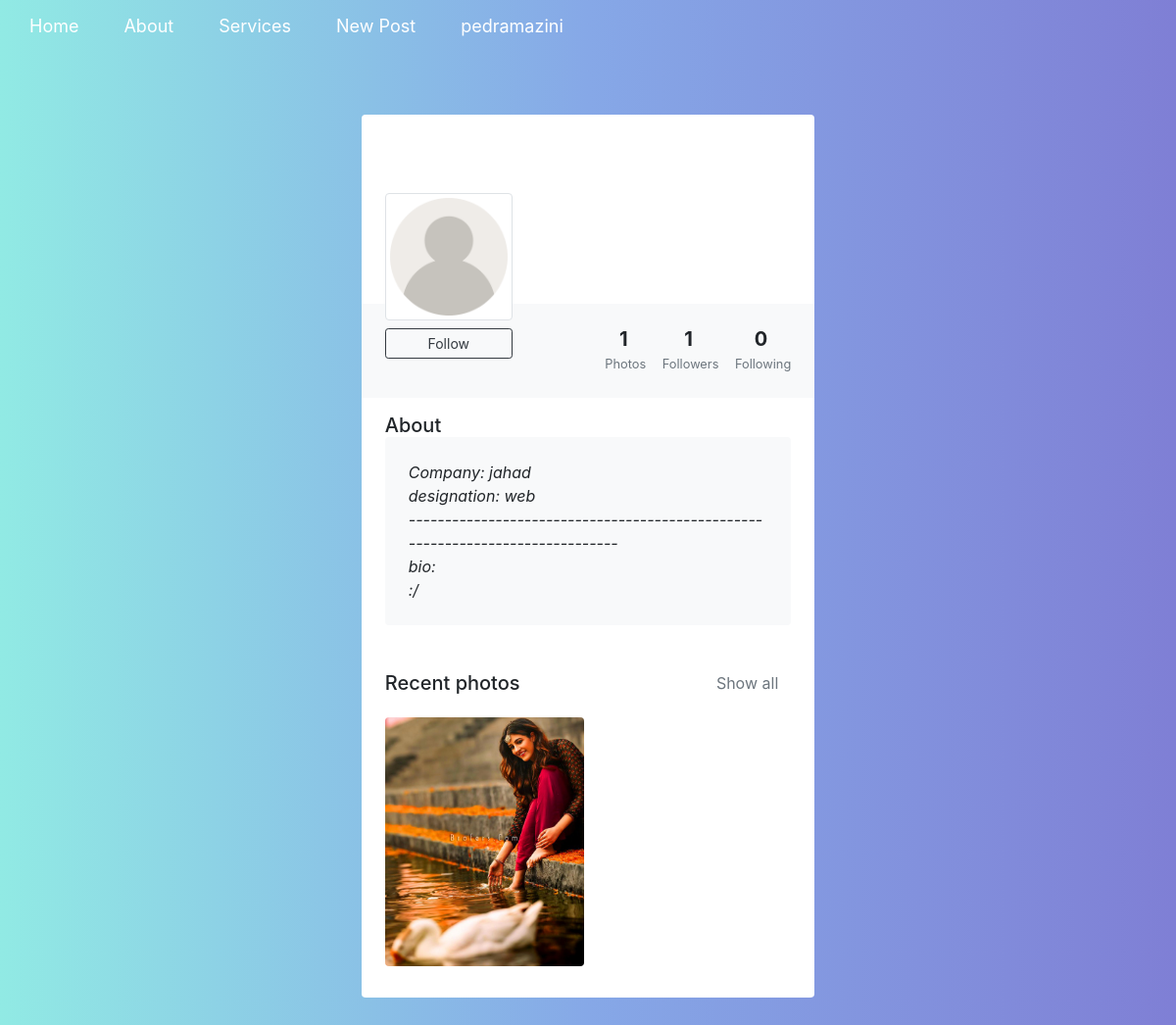
The app's page /profile/PedramGamer (signed in) with its own data.
### accounts/models.py (models this page shows, shortened)
class User_profile(models.Model):
    user = models.OneToOneField(User, on_delete=models.CASCADE)
    user_img = models.ImageField(upload_to='profile_img', blank=True, null=True, default="profile_img/user_default2.png")
    user_phone_num = models.IntegerField(blank=True, null=True)
    user_company = models.CharField(max_length=100, default="", blank=True, null=True)
    user_designation = models.CharField(max_length=100, default="", blank=True, null=True)
    user_location = models.CharField(max_length=100, default="", blank=True, null=True)
    bio = models.CharField(max_length=100, default="", blank=True, null=True)
    born = models.DateField(blank=True, null=True)
    following = models.ManyToManyField("self", blank=True, related_name="followers", symmetrical=False)

### post/models.py (models this page shows, shortened)
class Post(models.Model):
    post_img = models.ImageField(upload_to='post_img', default='post_img/post_default.png')
    tags =  models.TextField(blank=True, null=True)
    title = models.CharField(max_length=255, default='')
    body = models.TextField()
    user = models.ForeignKey(User, on_delete=models.CASCADE)
    date = models.DateTimeField(auto_now_add=True)
    like = models.ManyToManyField(User, blank=True, related_name="likes", symmetrical=False)

### accounts/views.py (the view)
# urls.py: path('profile/<str:username>', views.profile_detail, name='profile_detail'),
def profile_detail(request, username):
    user = get_object_or_404(User_profile, user__username = username)
    post = User.objects.get(username = username).post_set.filter().order_by('-id')[:4][::-1]
    return render(request, 'accounts/profile_far_view.html', {'profile' : user , 'post' : post})

### accounts/templates/accounts/profile_far_view.html (shortened to what this page needs)
{% extends 'base.html' %}
{% load static %}
{% block style %}
{% static 'Profile\css\profile_far_viee.css' %}
{% endblock style %}
{% block head %}
<link href="https://maxcdn.bootstrapcdn.com/bootstrap/4.0.0/css/bootstrap.min.css" rel="stylesheet">
{% endblock head %}
{% block body %}
<body classname="snippet-body">
    <div class="row py-5 px-4">
        <div class="col-md-5 mx-auto">
            <div class="bg-white shadow rounded overflow-hidden">
                <div class="px-4 pt-0 pb-4 cover">
                    <div class="media align-items-end profile-head">
                        <div class="profile mr-3"><img src="{{ profile.user.user_profile.user_img.url }}" alt="..."
                                width="130" class="rounded mb-2 img-thumbnail">
                            {% if request.user.username %}
                            {% if request.user.username == profile.user.username %}
                            <a href="#" class="btn btn-outline-dark btn-sm btn-block">Edit profile</a>
                        </div>
                        {% else %}
                        {% if request.user.user_profile in profile.following.all %}
                        <a href="{% url 'followToggle' author=profile.user.username %}"
                            class="btn btn-outline-dark btn-sm btn-block">Unfollow</a>
                    </div>
                    {% else %}
                    <a href="{% url 'followToggle' author=profile.user.username %}"
                        class="btn btn-outline-dark btn-sm btn-block">Follow</a>
                </div>
                {% endif %}
                {% endif %}
                {% else %}
                <a href="{% url 'enter_acc' %}" class="btn btn-outline-dark btn-sm btn-block">Follow</a>
            </div>
            {% endif %}
            <div class="media-body mb-5 text-white">
                <h4 class="mt-0 mb-0">{{ profile.user.username }}</h4>
                <p class="small mb-4"> {{ profile.user.first_name}} {{profile.user.last_name}}</p>
                <p class="small mb-4"> {{profile.user.user_profile.user_location}}</p>
            </div>
        </div>
    </div>
    <div class="bg-light p-4 d-flex justify-content-end text-center">
        <ul class="list-inline mb-0">
            <li class="list-inline-item">
                <h5 class="font-weight-bold mb-0 d-block">{{ profile.user.post_set.count }}</h5><small
                    class="text-muted"> Photos</small>
            </li>
            <li class="list-inline-item">
                <h5 class="font-weight-bold mb-0 d-block">{{ profile.following.count }}</h5><small class="text-muted">
                    Followers</small>
            </li>
            <li class="list-inline-item">
                <h5 class="font-weight-bold mb-0 d-block">{{ profile.followers.count }}</h5><small class="text-muted">
                    Following</small>
            </li>
        </ul>
    </div>
    <div class="px-4 py-3">
        <h5 class="mb-0">About</h5>
        <div class="p-4 rounded shadow-sm bg-light">
            <p class="font-italic mb-0">Company: {{ profile.user.user_profile.user_company}}</p>
            <p class="font-italic mb-0">designation: {{ profile.user.user_profile.user_designation}}</p>
            <p class="font-italic mb-0">------------------------------------------------------------------------------
            </p>
            <p class="font-italic mb-0">bio:</p>
            <p class="font-italic mb-0">{{ profile.user.user_profile.bio}}</p>
        </div>
    </div>
    <div class="py-4 px-4">
        <div class="d-flex align-items-center justify-content-between mb-3">
            <h5 class="mb-0">Recent photos</h5><a href="{% url 'profile_posts' username=profile.user.username %}" class="btn btn-link text-muted">Show all</a>
        </div>
        <div class="row">
            {% for p in post %}
            <div class="col-lg-6 mb-2 pr-lg-1"><a href="{% url 'post' pk=p.id %}"><img
                        src="{{ p.post_img.url }}"
                        alt="#" class="img-fluid rounded shadow-sm"></a></div>
            {% endfor %}
        </div>
    </div>
    </div>
    </div>
    </div>
</body>
{% endblock body %}

### templates/base.html (shortened to what this page needs)
{% load static %}
<!DOCTYPE html>
<html lang="en">
    <head>
        <link rel="stylesheet" href="{% static 'nav/nav_bar.css' %}">
        {% block head %}
        {% endblock head %}
        <link rel="stylesheet" href="{% block style %} {%endblock style %}">
    </head>
    <body>
        <nav class="navbar">
            <ul class="nav-links">
                <div class="menu">
                    <li>
                        <a href="/">Home</a>
                    </li>
                    <li>
                        <a href="/">About</a>
                    </li>
                    <li class="services">
                        <a href="/">Services</a>
                    </li>
                        {% if request.user.username %}
                        <li>
                            <a href="{% url 'add_post' %}">New Post</a>
                        </li>
                        <li class="services">
                            <a href="/">{{request.user.username}}</a>
                        </li>
                        {% endif %}
                </div>
            </ul>
        </nav>
        {% block body %}
        {% endblock body %}
    </body>
</html>

### static/nav/nav_bar.css (style rules this page uses)
* { margin: 0; padding: 0; box-sizing: content-box; }
body { font-family: cursive; }
a { text-decoration: none; }
li { list-style: none; }
.navbar { display: flex; align-items: center; justify-content: space-between; padding: 20px; color: #fff; position: relative; }
.nav-links a { color: #fff; }
.menu { display: flex; gap: 1em; font-size: 18px; }
.menu li { padding: 5px 14px; }
.services { position: relative; }

### static/Profile/css/profile_far_viee.css (style rules this page uses)
.profile-head { transform: translateY(5rem) }
.cover { background-image: url(https://img.freepik.com/free-photo/starry-night-sky_1048-11828.jpg?w=2000&t=st=1683904395~exp=1683904995~hmac=9b1274e2b36afcb3ffb19e4e4c1d7a9ceb53dd4b117a5e848140e6cfcfb9c50e); background-size: cover; background-repeat: no-repeat }
body { background: #7f7fd5; background: linear-gradient(to right, #91eae4, #86a8e7, #7f7fd5); min-height: 100vh; overflow-x: hidden; }

### records on screen
User_profile: user.user_profile.user_img (placeholder picture), user.post_set.count "1", following.count "1", followers.count "0", user.user_profile.user_company "jahad", user.user_profile.user_designation "web", user.user_profile.bio ":/"
Post: post_img (picture)

### other values on screen
{{ request.user.username }} "pedramazini"
